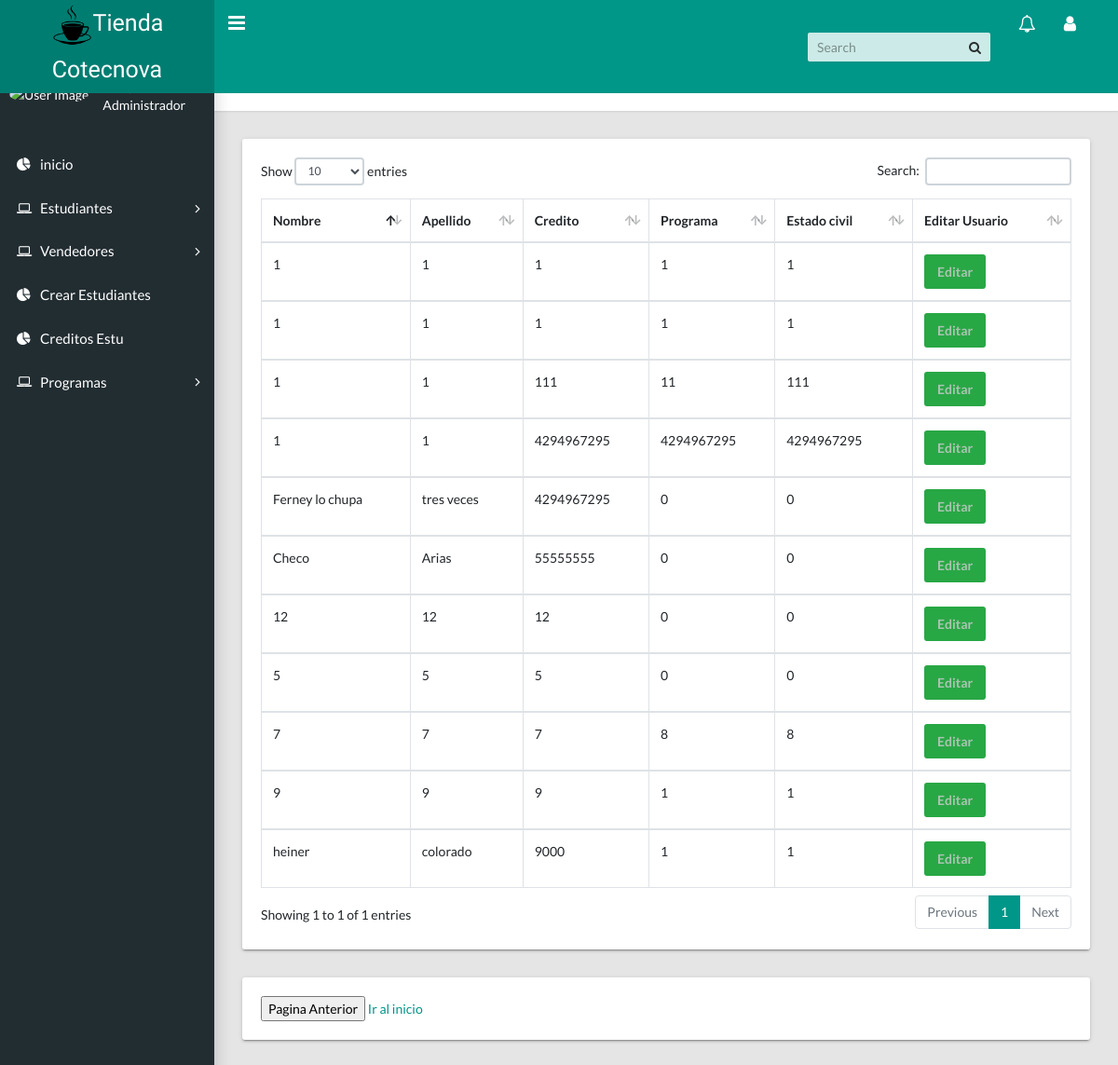
/actualizar.php, run on the app's committed database.
### tables this page shows
CREATE TABLE `estudiantes` (
  `est_id` int(20) UNSIGNED NOT NULL COMMENT 'Numero de identificacion del estudiante',
  `est_doc_iden` int(20) UNSIGNED NOT NULL COMMENT 'Numero de documento del estudiante',
  `est_nombres` varchar(50) DEFAULT NULL COMMENT 'Nombres del estudiante',
  `est_apellidos` varchar(50) DEFAULT NULL COMMENT 'Apellidos del estudiante',
  `est_total_credito` bigint(20) UNSIGNED NOT NULL COMMENT 'Total del credito que adeuda el estudiante',
  `est_password` varchar(45) NOT NULL COMMENT 'Password del estudiante',
  `tipo_documento_id` int(11) UNSIGNED NOT NULL,
  `programa_id` int(11) UNSIGNED NOT NULL,
  `estado_civil_id` int(11) UNSIGNED NOT NULL
);

### MySQL.php (called while the page is built, shortened)
<?php
class MySQL{
    private $hostname  = "localhost";
    private $user = "root";
    private $password = "";
    private $database = "tiendacotecnova";
    private $conexion;
    public function conectar(){
        $this->conexion = mysqli_connect($this->hostname, $this->user, $this->password, $this->database);
    }
    public function efectuarConsulta($consulta){
        mysqli_query($this->conexion, "SET lc_time_names = 'es_ES'" );
        mysqli_query($this->conexion, "SET NAMES 'utf8'");
        mysqli_query($this->conexion, "SET CHARACTER 'utf8'");
       $this->resultadoConsulta = mysqli_query($this->conexion, $consulta);
        return $this->resultadoConsulta;
    }
}

### actualizar.php (the view, shortened to what this page needs)
<!DOCTYPE html>
<html lang="en">
  <head>
    <link rel="stylesheet" type="text/css" href="css/main.css">
    <link rel="stylesheet" type="text/css" href="https://maxcdn.bootstrapcdn.com/font-awesome/4.7.0/css/font-awesome.min.css">
  </head>
  <body class="app sidebar-mini rtl">
    <header class="app-header"><a class="app-header__logo" href="index.html"><img src="img/cafe11.png" border="radio" width="45" height="45">Tienda Cotecnova</a>
      <a class="app-sidebar__toggle" href="#" data-toggle="sidebar" aria-label="Hide Sidebar"></a>
      <ul class="app-nav">
        <li class="app-search">
          <input class="app-search__input" type="search" placeholder="Search">
          <button class="app-search__button"><i class="fa fa-search"></i></button>
        </li>
        <li class="dropdown"><a class="app-nav__item" href="#" data-toggle="dropdown" aria-label="Show notifications"><i class="fa fa-bell-o fa-lg"></i></a>
        </li>
        <li class="dropdown"><a class="app-nav__item" href="#" data-toggle="dropdown" aria-label="Open Profile Menu"><i class="fa fa-user fa-lg"></i></a>
        </li>
      </ul>
    </header>
     <aside class="app-sidebar">
      <div class="app-sidebar__user"><img class="app-sidebar__user-avatar" src="https://s3.amazonaws.com/uifaces/faces/twitter/jsa/48.jpg" alt="User Image">
        <div>
          <p class="app-sidebar__user-name">Sergio Arias</p>
          <p class="app-sidebar__user-designation">Administrador</p>
        </div>
      </div>
      <ul class="app-menu">
        <li><a class="app-menu__item" href="index.html"><i class="app-menu__icon fa fa-pie-chart"></i><span class="app-menu__label">inicio</span></a></li>
        <li class="treeview"><a class="app-menu__item" href="#" data-toggle="treeview"><i class="app-menu__icon fa fa-laptop"></i><span class="app-menu__label">Estudiantes</span><i class="treeview-indicator fa fa-angle-right"></i></a>
        </li>
        <li class="treeview"><a class="app-menu__item" href="#" data-toggle="treeview"><i class="app-menu__icon fa fa-laptop"></i><span class="app-menu__label">Vendedores</span><i class="treeview-indicator fa fa-angle-right"></i></a>
        </li>
        <li><a class="app-menu__item" href="crear_credito.php"><i class="app-menu__icon fa fa-pie-chart"></i><span class="app-menu__label">Crear Estudiantes</span></a></li>
        <li><a class="app-menu__item" href="tabla_creditos.php"><i class="app-menu__icon fa fa-pie-chart"></i><span class="app-menu__label">Creditos Estu</span></a></li>
        <li class="treeview"><a class="app-menu__item" href="#" data-toggle="treeview"><i class="app-menu__icon fa fa-laptop"></i><span class="app-menu__label">Programas</span><i class="treeview-indicator fa fa-angle-right"></i></a>
        </li>
      </ul>
    </aside>
    <main class="app-content">
      <div class="app-title">
        <div>
          <h1><i class="fa fa-th-list"></i> Estudiantes Registrados</h1>
        </div>
        <ul class="app-breadcrumb breadcrumb side">
          <li class="breadcrumb-item"><i class="fa fa-home fa-lg"></i></li>
          <li class="breadcrumb-item">Estudiantes</li>
          <li class="breadcrumb-item active"><a href="#">tabla Estudiantes</a></li>
        </ul>
      </div>
      <div class="row">
        <div class="col-md-12">
          <div class="tile">
            <div class="tile-body">
              <table class="table table-hover table-bordered" id="sampleTable">
                <?php
                      require_once 'MySQL.php';
                      $mysql = new MySQL;
                      $mysql->conectar();
                      $consulta = $mysql ->efectuarConsulta("select  tiendacotecnova.estudiantes.est_id, tiendacotecnova.estudiantes.est_doc_iden,tiendacotecnova.estudiantes.est_nombres, tiendacotecnova.estudiantes.est_apellidos, tiendacotecnova.estudiantes.est_total_credito,tiendacotecnova.estudiantes.programa_id, tiendacotecnova.estudiantes.estado_civil_id from tiendacotecnova.estudiantes");
                  ?>
                  <thead>
                    <tr>
                      <th scope="col">Nombre</th>
                      <th scope="col">Apellido</th>
                      <th scope="col">Credito</th>
                      <th scope="col">Programa</th>
                      <th scope="col">Estado civil</th>
                      <th scope="col">Editar Usuario</th>
                    </tr>
                  </thead>
                  <?php
                    while ($resultado=mysqli_fetch_assoc($consulta)) {
                  ?>
                  <tbody>
                      <tr>
                          <td><?php echo $resultado['est_nombres']?></td>
                          <td><?php echo $resultado['est_apellidos']?></td>
                          <td><?php echo $resultado['est_total_credito']?></td>
                          <td><?php echo $resultado['programa_id']?></td>
                          <td><?php echo $resultado['estado_civil_id']?></td>
                          <td>
                            <a href="formulario_actualizar.php?id=<?php echo $resultado['est_id']; ?>"  class="btn btn-success glyphicon glyphicon-pencil" name="editar">Editar</a>
                            </div>
                        </td>
                      </tr>
                  </tbody>
                <?php
                }
                ?>
      <div class="row">
        <div class="col-md-12">
          <div class="tile">
          <input type="button" onclick="history.back()" name="paginanterior" value="Pagina Anterior">
              <a href="index.html">Ir al inicio</a>
          </div>
        </div>
      </div>
    </main>
  </body>
</html>

### data on the page
estudiantes: est_nombres "1", est_apellidos "1", est_total_credito "1", programa "1", estado_civil "1"
estudiantes: est_nombres "1", est_apellidos "1", est_total_credito "1", programa "1", estado_civil "1"
estudiantes: est_nombres "1", est_apellidos "1", est_total_credito "111", programa "11", estado_civil "111"
estudiantes: est_nombres "1", est_apellidos "1", est_total_credito "4294967295", programa "4294967295", estado_civil "4294967295"
estudiantes: est_nombres "Ferney lo chupa", est_apellidos "tres veces", est_total_credito "4294967295", programa "0", estado_civil "0"
estudiantes: est_nombres "Checo", est_apellidos "Arias", est_total_credito "55555555", programa "0", estado_civil "0"
estudiantes: est_nombres "12", est_apellidos "12", est_total_credito "12", programa "0", estado_civil "0"
estudiantes: est_nombres "5", est_apellidos "5", est_total_credito "5", programa "0", estado_civil "0"
estudiantes: est_nombres "7", est_apellidos "7", est_total_credito "7", programa "8", estado_civil "8"
estudiantes: est_nombres "9", est_apellidos "9", est_total_credito "9", programa "1", estado_civil "1"
estudiantes: est_nombres "heiner", est_apellidos "colorado", est_total_credito "9000", programa "1", estado_civil "1"
